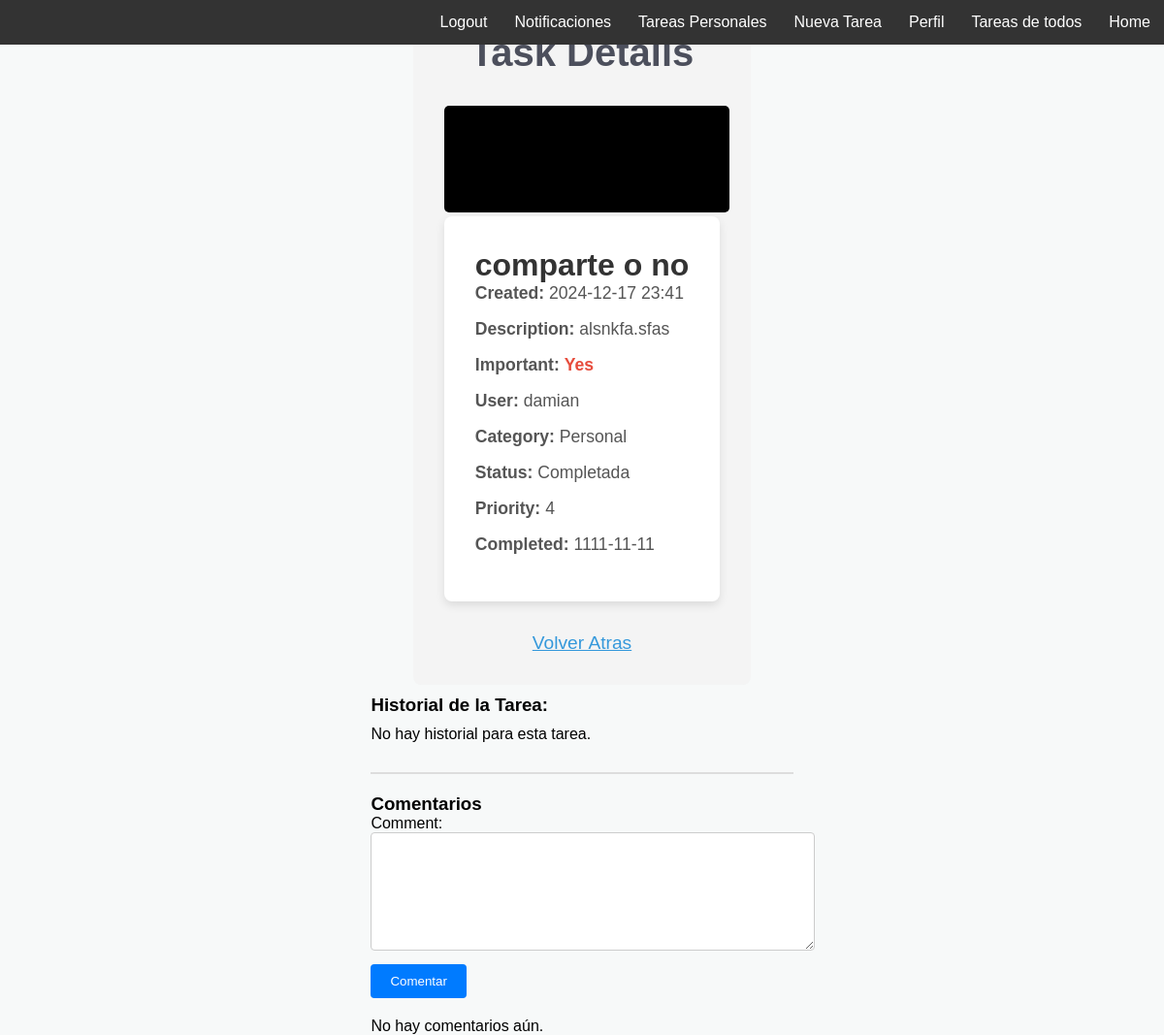
Page /tasks/7/ (signed in) on the earlier database version.
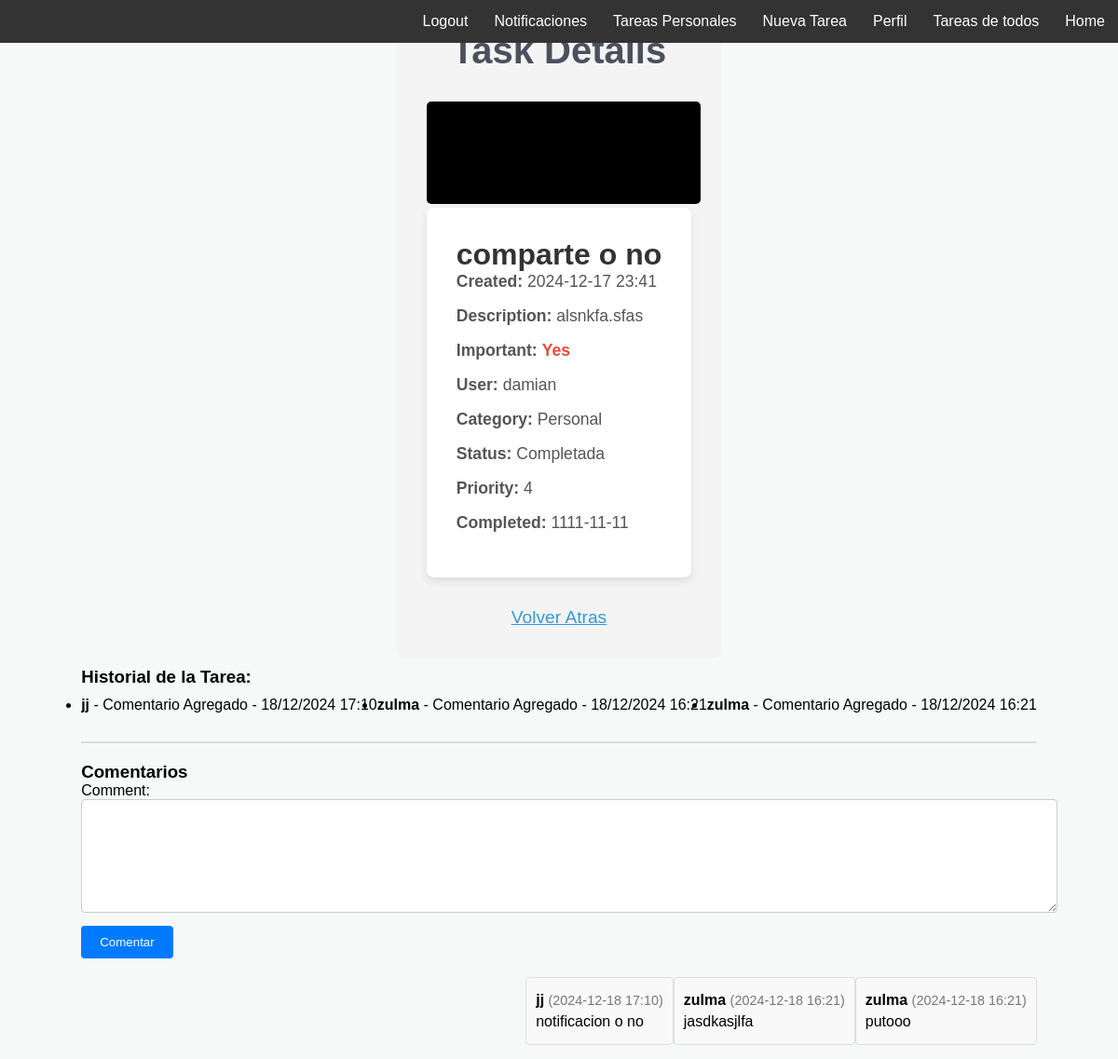
Same page on the later database version.
### task/models.py (models this page shows, shortened)
class Task(models.Model):
    title = models.CharField(max_length=200)
    description = models.TextField(blank=True)
    created = models.DateTimeField(auto_now_add=True)
    date_completed = models.DateTimeField(null=True, blank=True)
    important = models.BooleanField(default=False)
    user = models.ForeignKey(User, on_delete=models.CASCADE)
    banner_color = models.CharField(max_length=7, default='#000000')
    category = models.ForeignKey(TaskCategory, on_delete=models.CASCADE, null=True, blank=True)
    tags = models.ManyToManyField(TaskTag, blank=True)
    status = models.ForeignKey(TaskStatus, on_delete=models.CASCADE, default=1)
    priority = models.ForeignKey(TaskPriority, on_delete=models.CASCADE, default=1)
    is_personal = models.BooleanField(default=False)

class TaskCategory(models.Model):
    name = models.CharField(max_length=100, unique=True)

class TaskStatus(models.Model):
    name = models.CharField(max_length=50, unique=True)

class TaskPriority(models.Model):
    level = models.IntegerField()

class TaskHistory(models.Model):
    task = models.ForeignKey(Task, on_delete=models.CASCADE)
    user = models.ForeignKey(User, on_delete=models.CASCADE)
    action = models.CharField(max_length=255)
    created = models.DateTimeField(auto_now_add=True)

class TaskComment(models.Model):
    task = models.ForeignKey(Task, on_delete=models.CASCADE, related_name='comments')
    user = models.ForeignKey(User, on_delete=models.CASCADE)
    comment = models.TextField()
    created = models.DateTimeField(auto_now_add=True)
    read = models.BooleanField(default=False)

### task/views.py (the view)
# urls.py: path('tasks/<int:task_id>/', views.task_details, name='task_details'),
@login_required(login_url='signup')
def task_details(request, task_id):
    task = get_object_or_404(Task, pk=task_id)
    task_history = task.taskhistory_set.all()
    if request.method == 'POST':
        form = formTaskComment(request.POST)
        if form.is_valid():
            comment = form.save(commit=False)
            comment.task = task
            comment.user = request.user
            comment.save()
            add_task_history(task, request.user, "Comentario Agregado")
            if request.user != task.user:
                create_task_notification(
                    task,
                    task.user,
                    f"Nuevo comentario en tu tarea '{task.title}' por {request.user.username}: {comment.comment[:50]}..."
                )
            return redirect('task_details', task_id=task.id)
    else:
        form = formTaskComment()
    comments = task.comments.all()
    return render(request, 'task_details.html', {
        'task': task,
        'form': form,
        'comments': comments,
        'task_history': task_history
    })

### task/formulario.py (shortened to what this page needs)
class formTaskComment(forms.ModelForm):
    class Meta:
        model = TaskComment
        fields = ['comment']

### task/templates/task_details.html (shortened to what this page needs)
{% extends 'base.html' %}
{% block content %}
<div class="containerdetails">
    <h1 class="titledetails">Task Details</h1>
    <div class="banner-colordetails" style="background-color: {{ task.banner_color }}; height: 100px; width: 100%;"></div>
    <div class="task-details">
        <h2>{{ task.title }}</h2>
        <p><strong>Created:</strong> {{ task.created|date:"Y-m-d H:i" }}</p>
        <p><strong>Description:</strong> {{ task.description }}</p>
        <p><strong>Important:</strong>
            <span class="importantdetails">{{ task.important|yesno:"Yes,No" }}</span>
        </p>
        <p><strong>User:</strong> {{ task.user.username }}</p>
        <p><strong>Category:</strong>
            {% if task.category %}
                {{ task.category.name }}
            {% else %}
                No Category
            {% endif %}
        </p>
        <p><strong>Status:</strong> {{ task.status.name }}</p>
        <p><strong>Priority:</strong> {{ task.priority.level }}</p>
        <p><strong>Completed:</strong>
            {% if task.date_completed %}
                {{ task.date_completed|date:"Y-m-d" }}
            {% else %}
                Not Completed
            {% endif %}
        </p>
    </div>
    <a href="{% url 'tasks' %}" class="back-linkdetails">Volver Atras</a>
</div>
<h3>Historial de la Tarea:</h3>
{% if task_history %}
    <ul>
        {% for history in task_history %}
            <li>
                <strong>{{ history.user.username }}</strong> -
                {{ history.action }} -
                {{ history.created|date:"d/m/Y H:i" }}
            </li>
        {% endfor %}
    </ul>
{% else %}
    <p>No hay historial para esta tarea.</p>
{% endif %}
<div class="comments-section">
    <h3>Comentarios</h3>
    <form method="POST" class="comment-form">
        {{ form.as_p }}
        <button type="submit" class="btn-submit">Comentar</button>
    </form>
    <ul class="comments-list">
        {% for comment in comments %}
        <li class="comment-item">
            <p><strong>{{ comment.user.username }}</strong> <span class="comment-time">({{ comment.created|date:"Y-m-d H:i" }})</span></p>
            <p>{{ comment.comment }}</p>
        </li>
        {% empty %}
        <p>No hay comentarios aún.</p>
        {% endfor %}
    </ul>
</div>
{% endblock %}

### task/templates/base.html (shortened to what this page needs)
<!DOCTYPE html>
<html lang="en">
{% load static %}
<head>
    <link rel="stylesheet" href="{% static 'css/stylesa.css' %}">
</head>
<body>
    <nav>
        <header>
            <ul class="content_list">
                <li><a href="/">Home</a></li>
                <li><a href="{% url 'tareatodos' %}">Tareas de todos</a></li>
                <li><a href="/perfil">Perfil</a></li>
                {% if user.is_authenticated %}
                <li><a href="/tasks/new">Nueva Tarea</a></li>
                <li><a href="/tasks">Tareas Personales</a></li>
                <li><a href="{% url 'notifications' %}">
                    Notificaciones
                </a></li>
                <li><a href="/logout">Logout</a></li>
                {% else %}
                <li><a href="/signin">Login</a></li>
                <li><a href="/signup">Registrar</a></li>
                {% endif %}
            </ul>
        </header>
    </nav>
    <section class="sections">
        {% block content %}
        {% endblock %}
    </section>
</body>
</html>

### task/static/css/stylesa.css (style rules this page uses)
* { margin: 0; font-family: Arial, Helvetica, sans-serif; padding: 0; }
body { background-color: #F7F9F9; }
.content_list { list-style-type: none; width: 100%; margin: 0; padding: 0; overflow: hidden; position: fixed; background-color: #333; }
li { float: right; }
li a { display: block; color: white; text-align: center; padding: 14px; text-decoration: none; }
.sections { width: 100vw; min-height: 100vh; display: grid; place-content: center; gap: 10px; }
.containerdetails { max-width: 800px; margin: 0 auto; padding: 2rem; font-family: 'Arial', sans-serif; background-color: #f4f4f4; border-radius: 8px; }
.titledetails { text-align: center; font-size: 2.5rem; color: #4c4f5c; margin-bottom: 2rem; animation: fadeIn 1s ease-out; }
.task-details { background-color: #fff; padding: 2rem; border-radius: 8px; box-shadow: 0 4px 10px rgba(0, 0, 0, 0.1); animation: fadeIn 1.5s ease-out; }
.task-details h2 { font-size: 2rem; font-weight: bold; color: #333; }
.task-details p { font-size: 1.1rem; color: #555; margin-bottom: 1rem; }
.importantdetails { font-weight: bold; color: #e74c3c; }
.banner-colordetails { display: inline-block; padding: 5px; border-radius: 5px; color: #fff; font-weight: bold; }
.back-linkdetails { display: block; text-align: center; font-size: 1.2rem; color: #3498db; margin-top: 2rem; transition: all 0.3s ease; }
.comments-section { margin-top: 20px; border-top: 2px solid #ddd; padding-top: 20px; }
.comment-form { margin-bottom: 20px; }
.comment-form textarea { width: 100%; height: 100px; padding: 10px; margin-bottom: 10px; border: 1px solid #ccc; border-radius: 4px; }
.comment-form button { padding: 10px 20px; background-color: #007bff; color: white; border: none; border-radius: 4px; cursor: pointer; }
.comments-list { list-style: none; padding-left: 0; }
.comment-item { margin-bottom: 15px; padding: 10px; background-color: #f9f9f9; border: 1px solid #ddd; border-radius: 4px; }
.comment-item p { margin: 5px 0; }
.comment-time { font-size: 0.9em; color: #777; }

Differences in the rows shown:
added TaskHistory: user.username "zulma", action "Comentario Agregado", created "18/12/2024 16:21"
added TaskHistory: user.username "zulma", action "Comentario Agregado", created "18/12/2024 16:21"
added TaskHistory: user.username "jj", action "Comentario Agregado", created "18/12/2024 17:10"
added TaskComment: user.username "zulma", created "2024-12-18 16:21", comment "putooo"
added TaskComment: user.username "zulma", created "2024-12-18 16:21", comment "jasdkasjlfa"
added TaskComment: user.username "jj", created "2024-12-18 17:10", comment "notificacion o no"
Other differences:
text no longer shown: "No hay historial para esta tarea. No hay comentarios aún."
